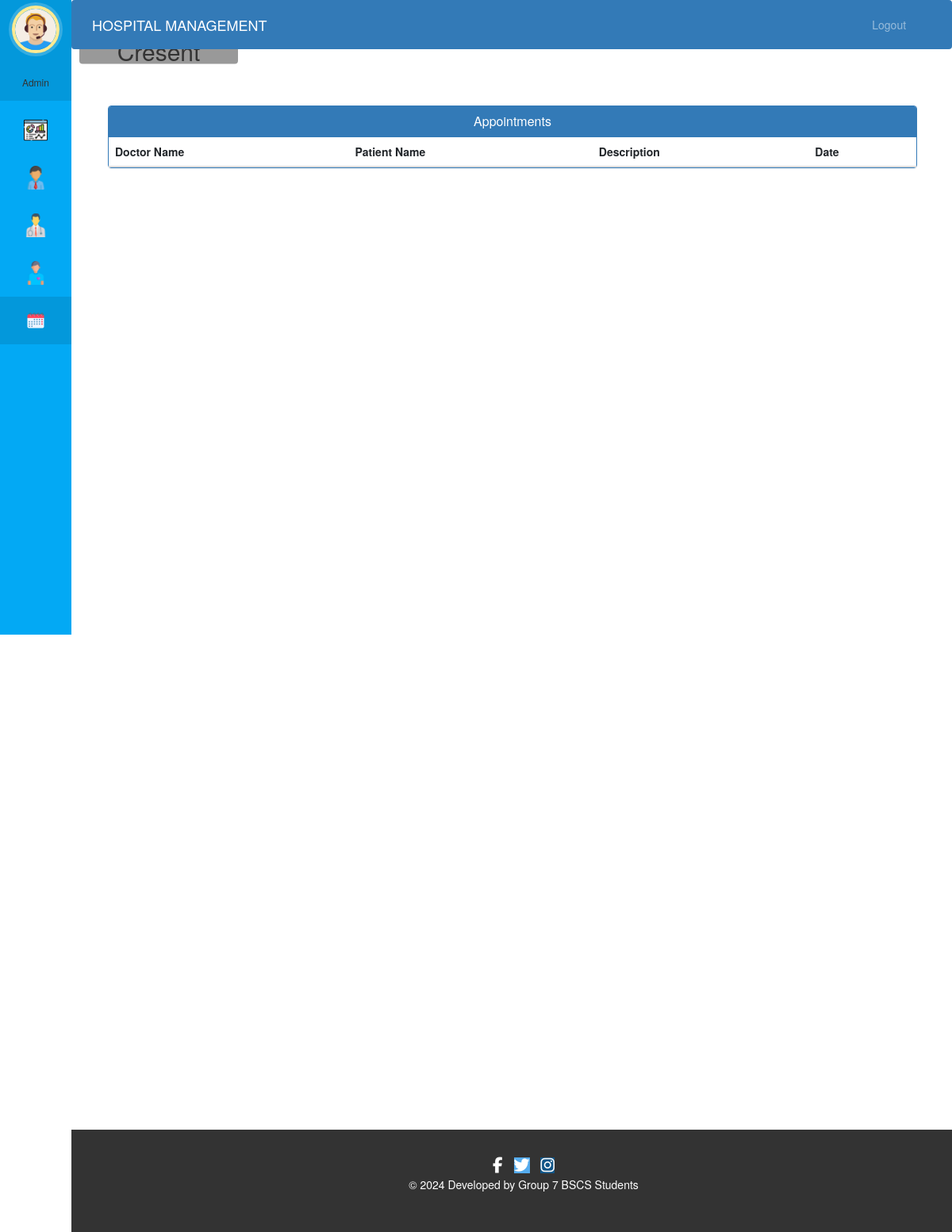
Before: /admin-view-appointment (signed in) with the older database file.
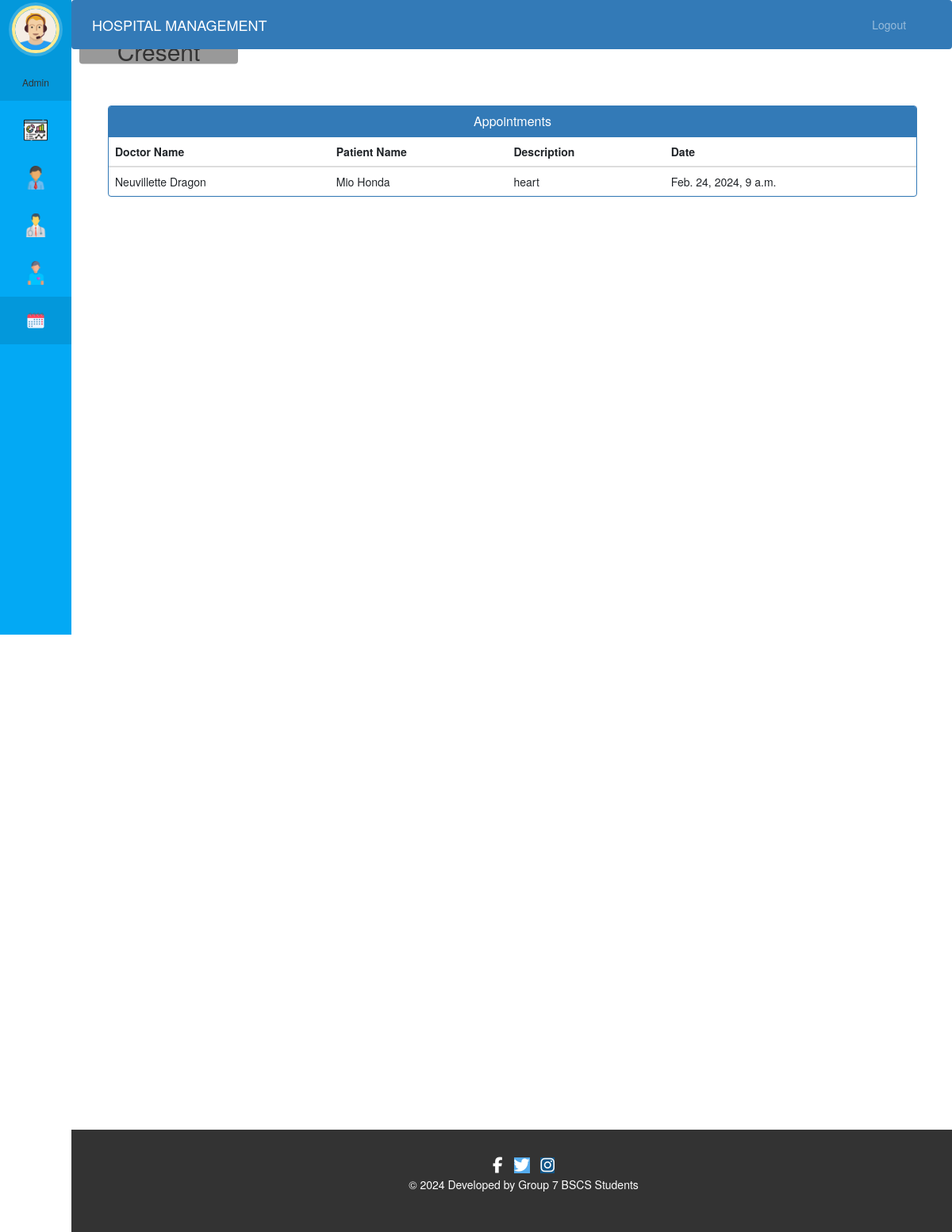
After: the same page with the newer database file.
### hospital/models.py (models this page shows, shortened)
class Appointment(models.Model):
    PENDING = 0
    ACCEPTED = 1
    COMPLETED = 2
    REJECTED = 3
    STATUS_CHOICES = [
        (PENDING, 'Pending'),
        (ACCEPTED, 'Accepted'),
        (COMPLETED, 'Completed'),
        (REJECTED, 'Rejected'),
    ]
    appointment_id = models.AutoField(primary_key=True)
    patientId=models.PositiveIntegerField(null=True)
    doctorId=models.PositiveIntegerField(null=True)
    patientName=models.CharField(max_length=40,null=True)
    doctorName=models.CharField(max_length=40,null=True)
    appointmentDate=models.DateTimeField()
    description=models.TextField(max_length=500)
    status = models.IntegerField(choices=STATUS_CHOICES, default=PENDING)

### hospital/views.py (the view)
# urls.py: path('admin-view-appointment', views.admin_view_appointment_view,name='admin-view-appointment'),
@login_required(login_url='adminlogin')
@user_passes_test(is_admin)
def admin_view_appointment_view(request):
    appointments=models.Appointment.objects.all().filter(status=models.Appointment.ACCEPTED)
    return render(request,'hospital/admin_view_appointment.html',{'appointments':appointments})

### hospital/views.py (called while the page is built)
def is_admin(user):
    return user.groups.filter(name='ADMIN').exists()

### templates/hospital/admin_view_appointment.html (shortened to what this page needs)
{% extends 'hospital/admin_base.html' %}
{% block content %}
<head>
  <link href="//netdna.bootstrapcdn.com/bootstrap/3.0.0/css/bootstrap.min.css" rel="stylesheet" id="bootstrap-css">
  <link rel="stylesheet" href="//cdn.datatables.net/1.13.7/css/jquery.dataTables.min.css">
</head>
<div class="container-fluid view-appointment-panel">
  <div class="panel panel-primary">
    <div class="panel-heading">
      <h6 class="panel-title">Appointments</h6>
    </div>
    <div class="table-responsive">
      <table class="table table-hover" id="dev-table">
        <thead>
          <tr>
            <th>Doctor Name</th>
            <th>Patient Name</th>
            <th>Description</th>
            <th>Date</th>
          </tr>
        </thead>
        <tbody>
          {% for a in appointments %}
          <tr>
            <td>{{ a.doctorName }}</td>
            <td>{{ a.patientName }}</td>
            <td>{{ a.description }}</td>
            <td>{{ a.appointmentDate }}</td>
          </tr>
          {% endfor %}
        </tbody>
      </table>
    </div>
  </div>
</div>
{% endblock content %}

Changed rows visible on the page:
added Appointment: doctorName "Neuvillette Dragon", patientName "Mio Honda", description "heart", appointmentDate "Feb. 24, 2024, 9 a.m."
